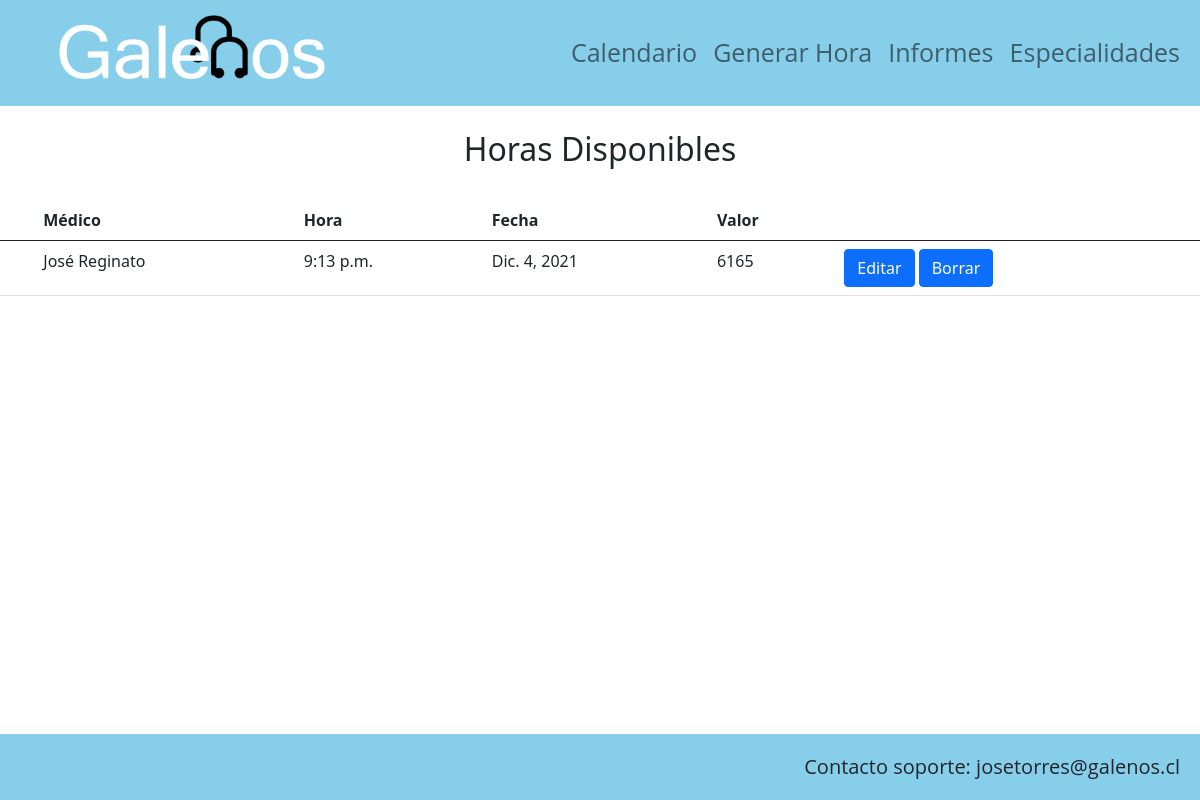
/listar_hora/5, run on an earlier commit of the app's database.
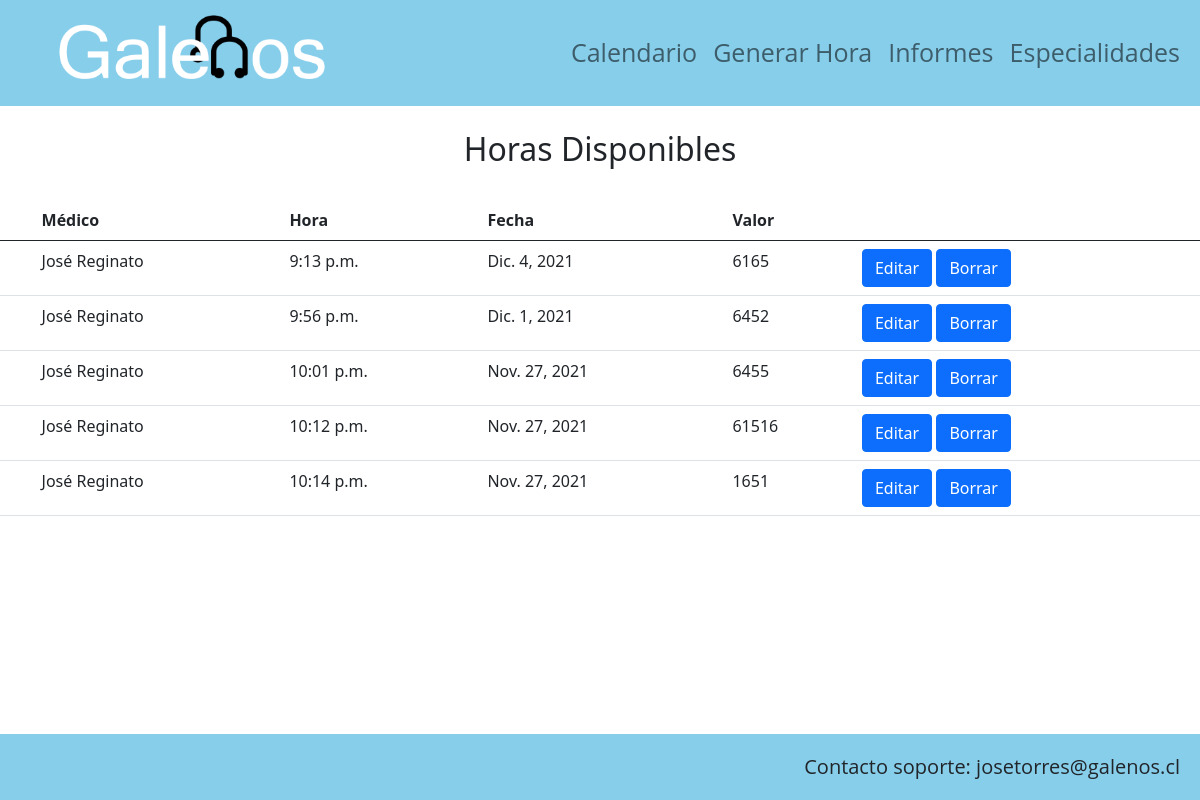
And on a later commit of the database.
### AppGalenos/models.py (models this page shows)
class Hora(models.Model):
        fecha = models.DateField()
        hora = models.TimeField()
        valor = models.IntegerField()
        paciente = models.ForeignKey(Paciente, on_delete=models.PROTECT, null=True, blank=True)
        medico = models.ForeignKey(Medico, on_delete=models.PROTECT)

class Medico(models.Model):
        rut = models.IntegerField()
        dVerificador = models.CharField(max_length=1)
        primerNombre = models.CharField(max_length=20)
        segundoNombre = models.CharField(max_length=20)
        primerApellido = models.CharField(max_length=20)
        segundoApellido = models.CharField(max_length=20)
        edad = models.IntegerField()
        direccion = models.CharField(max_length=100)
        sexo = models.CharField(max_length=10)
        telefono = models.IntegerField()
        fechaNacimiento = models.DateField()
        correo = models.CharField(max_length=70)
        tipoContrato = models.CharField(max_length=20)
        sueldo = models.IntegerField()
        sucursal = models.CharField(max_length=60)
        especialidad = models.ForeignKey(Especialidad, on_delete=models.PROTECT)
        def __str__(self):
            return self.primerNombre +" "+ self.primerApellido

### AppGalenos/views.py (the view)
# urls.py: path('listar_hora/<int:id_medico>', views.listar_hora, name="listar_hora"),
def listar_hora(request,id_medico):
    horas = Hora.objects.filter(medico = id_medico)
    medicos = Medico.objects.all()
    data = {
        'horas': horas,
        'medicos': medicos
    }
    return render(request, "listar_horas.html", data)

### AppGalenos/templates/listar_horas.html (shortened to what this page needs)
{% extends 'base.html' %}
{% load static %}
{% block css %}
<link rel="stylesheet" href="{% static 'css/horas_disp.css' %}">
{% endblock %}
{% block contenido %}
<br>
<h2>Horas Disponibles</h2>
<br>
<table id="tabla-categorias" class="table table-hover">
    <thead>
        <tr>
            <th scope='col'></th>
            <th scope='col'> Médico </th>
            <th scope='col'> Hora </th>
            <th scope='col'> Fecha </th>
            <th scope='col'> Valor </th>
            <th scope='col'></th>
        </tr>
    </thead>
    {% for c in horas %}
    <tr>
            <td> </td>
            <td> {{c.medico}}</td>
            <td> {{ c.hora }} </td>
            <td> {{c.fecha}} </td>
            <td> {{c.valor}} </td>
            <td><a class="btn btn-primary" href="{% url 'editar_hora' c.id%}">Editar</a>
                <a class="btn btn-primary" href="#" onclick="eliminarHora({{ c.id }})">Borrar</a> </td>
    </tr>
    {% endfor %}
</table>
<br><br><br><br>
{% endblock %}

### AppGalenos/templates/base.html (shortened to what this page needs)
<!DOCTYPE html>
<html lang="en">
<head>
    <link href="https://cdn.jsdelivr.net/npm/bootstrap@5.0.1/dist/css/bootstrap.min.css" rel="stylesheet"
>
    {% load static %}
    {% block css %}
    {% endblock %}
    <link rel="stylesheet" href="{% static 'css/base.css' %}">
</head>
<body>
    <div class="container">
        <header class="header">
            <nav class="navbar navbar-expand-lg navbar-light">
                <div class="container-fluid">
                    <a href="{% url 'home' %}"><img class="logo_full" src="{% static 'img/logo.png' %}"
                            alt="logo_full"></a>
                    <div class="collapse navbar-collapse" id="navbarSupportedContent">
                        <ul class="navbar-nav ms-auto mb-2 mb-lg-0">
                            <li class="nav-item">
                                <a class="nav-link" href="{% url 'lista_medico' %}">Calendario</a>
                            </li>
                            <li class="nav-item">
                                <a class="nav-link" href="{% url 'add_hora' %}">Generar Hora</a>
                            </li>
                            <li class="nav-item">
                                <a class="nav-link" href="#">Informes</a>
                            </li>
                            <li class="nav-item">
                                <a class="nav-link" href="#">Especialidades</a>
                            </li>
                        </ul>
                    </div>
                </div>
            </nav>
        </header>
        {% block contenido %}
        {% endblock %}
        <footer class="footer">
            <p>Contacto soporte: josetorres@galenos.cl</p>
        </footer>
    </div>
</body>
</html>

### AppGalenos/static/css/horas_disp.css (style rules this page uses)
h2 { text-align: center; }

### AppGalenos/static/css/base.css (style rules this page uses)
* { margin: 0; padding: 0; max-width: 100%; max-height: 100%; }
html { min-height: 100%; position: relative; }
body { margin: 0; margin-bottom: 40px; min-height: 100%; }
.footer { position: absolute; bottom: 0; width: 100%; height: 66px; padding-bottom: 40px; }
.navbar { background-color:skyblue; font-family: "open sans"; }
.logo_full { height: 90px; }
.nav-link { font-size: 25px; }
.container { background-color: white; max-width: 100%; padding: 0px; }
footer { background-color: skyblue; height: 66px; bottom: 0; width: 100%; left:0px; }
footer p { text-align: right; font-family: "open sans"; font-size: 20px; padding-right: 20px; padding-top: 18px; }

What changed in the data, as far as the page shows it:
added Hora: medico "José Reginato", hora "9:56 p.m.", fecha "Dic. 1, 2021", valor "6452"
added Hora: medico "José Reginato", hora "10:01 p.m.", fecha "Nov. 27, 2021", valor "6455"
added Hora: medico "José Reginato", hora "10:12 p.m.", fecha "Nov. 27, 2021", valor "61516"
added Hora: medico "José Reginato", hora "10:14 p.m.", fecha "Nov. 27, 2021", valor "1651"
